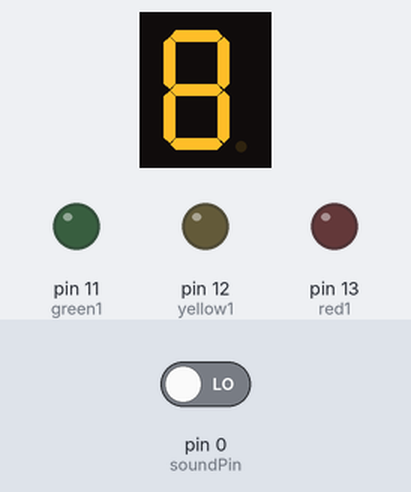
A sketch run on a simulated Arduino Uno, built with avr-gcc and run on an emulated ATmega328P. Parts: 1-digit seven-segment display, output pins drawn as LEDs (lit = HIGH). Wiring (inferred from the names in the program): 1-digit 7-segment display, segments lit when LOW: segments pin 7, pin 6, pin 5, pin 4, pin 3, pin 2, pin 1. Inputs (shaded band) come from the test bench; at power-on: pin 0 (soundPin) LOW. The segment pins are drawn as the display they are named for; pins used as bus, display or sensor lines are not drawn.

Above: at 0.1 s.
At 2.1 s:
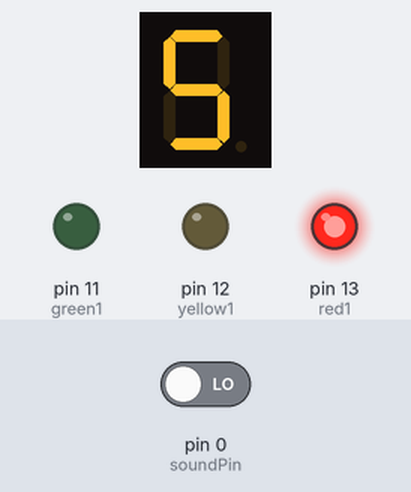
At 4.1 s:
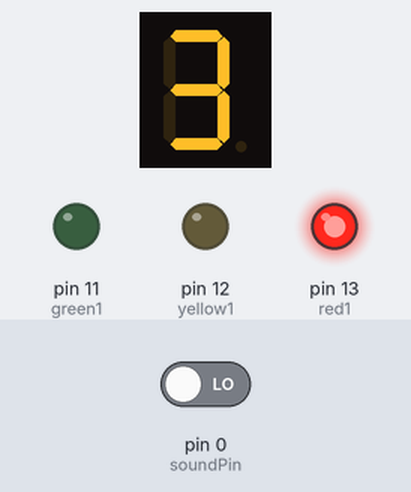
At 9.1 s:
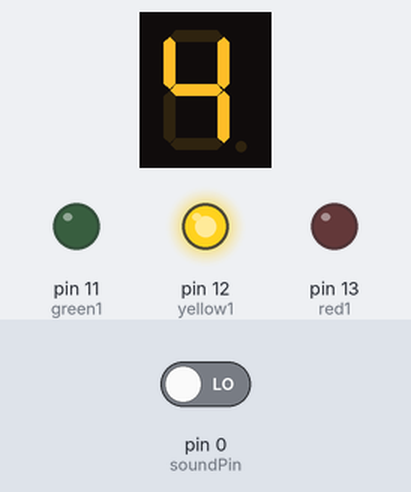
At 14.1 s:
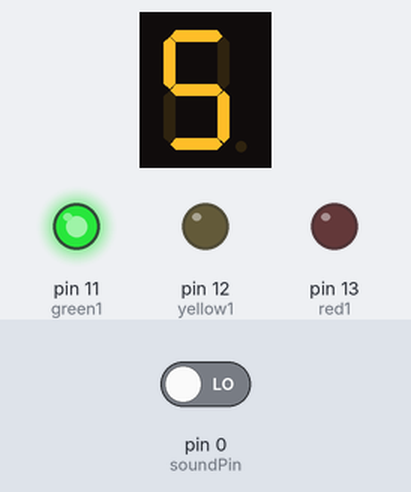
At 19.1 s:
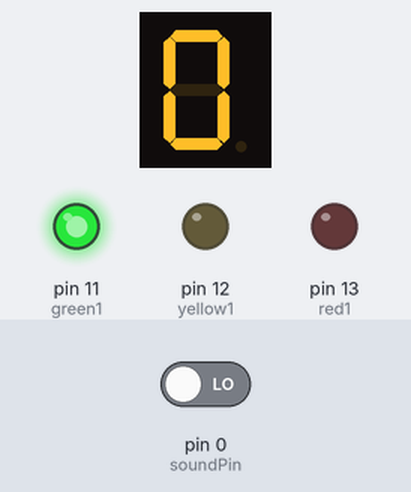
Timing chart, 0 to 39.5 s (numbered marks = the images above):
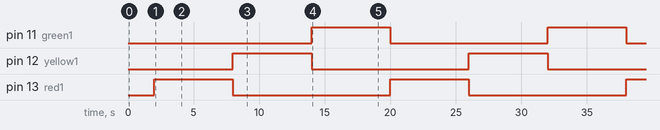

The sketch:

Code.ino
```cpp
int red1 =13;
//intializing
int yellow1=12;
int green1=11;
int soundPin=0;
#define segmentA 7
#define segmentB 6
#define segmentC 5
#define segmentD 4
#define segmentE 3
#define segmentF 2
#define segmentG 1
int i,j,r=1;
int temp=0;

void setup() {
  for(int i=11;i<=13;i++)
  pinMode(i,OUTPUT);
  pinMode(soundPin,INPUT);
  pinMode(segmentA , OUTPUT);
  pinMode(segmentB , OUTPUT);
  pinMode(segmentC , OUTPUT);
  pinMode(segmentD , OUTPUT);
  pinMode(segmentE , OUTPUT);
  pinMode(segmentF , OUTPUT);
  pinMode(segmentG , OUTPUT);
  // put your setup code here, to run once:

}

void loop() {
  delay(2000);
  int soundValue=digitalRead(soundPin);
  for(j=0;j<=100;j++){
  if(soundValue==HIGH)
  {
    red1_on();
    for(i = 7; i>=0; i--)
  {
     show_number(i);
    delay(1000);
  }

  }
  else
  {
    red1_on();
    for(i = 5; i>=0; i--)
  {
     show_number(i);
    delay(1000);
  }
  }
    yellow1_on();
    for(i = 5; i>=0; i--)
  {

     show_number(i);
    delay(1000);
    if(soundValue==HIGH)
    {
      temp=1;
      break;
    }
  }
  if(temp==1)
  {
    temp=0;
    continue;
  }
    green1_on();
    for(i = 5; i>=0; i--)
  {
     show_number(i);
    delay(1000);
  }
  }
}
  // put your main code here, to run repeatedly:


void green1_on()
{
  digitalWrite(green1, HIGH);
  digitalWrite(yellow1, LOW);
  digitalWrite(red1, LOW);
}

void yellow1_on()
{
  digitalWrite(green1, LOW);
  digitalWrite(yellow1, HIGH);
  digitalWrite(red1, LOW);
}

void red1_on()
{
  digitalWrite(green1, LOW);
  digitalWrite(yellow1, LOW);
  digitalWrite(red1, HIGH);
}
// This function displays numbers from 0 to 9
void show_number(int num)
{
  switch(num)
  {
    case 0:
    digitalWrite(segmentA, LOW);
    digitalWrite(segmentB, LOW);
    digitalWrite(segmentC, LOW);
    digitalWrite(segmentD, LOW);
    digitalWrite(segmentE, LOW);
    digitalWrite(segmentF, LOW);
    digitalWrite(segmentG, HIGH);
    break;
    case 1:
    digitalWrite(segmentA, HIGH);
    digitalWrite(segmentB, LOW);
    digitalWrite(segmentC, LOW);
    digitalWrite(segmentD, HIGH);
    digitalWrite(segmentE, HIGH);
    digitalWrite(segmentF, HIGH);
    digitalWrite(segmentG, HIGH);
    break;
    case 2:
    digitalWrite(segmentA, LOW);
    digitalWrite(segmentB, LOW);
    digitalWrite(segmentC, HIGH);
    digitalWrite(segmentD, LOW);
    digitalWrite(segmentE, LOW);
    digitalWrite(segmentF, HIGH);
    digitalWrite(segmentG, LOW);
    break;
    case 3:
    digitalWrite(segmentA, LOW);
    digitalWrite(segmentB, LOW);
    digitalWrite(segmentC, LOW);
    digitalWrite(segmentD, LOW);
    digitalWrite(segmentE, HIGH);
    digitalWrite(segmentF, HIGH);
    digitalWrite(segmentG, LOW);
    break;
    case 4:
    digitalWrite(segmentA, HIGH);
    digitalWrite(segmentB, LOW);
    digitalWrite(segmentC, LOW);
    digitalWrite(segmentD, HIGH);
    digitalWrite(segmentE, HIGH);
    digitalWrite(segmentF, LOW);
    digitalWrite(segmentG, LOW);
    break;
    case 5:
    digitalWrite(segmentA, LOW);
    digitalWrite(segmentB, HIGH);
    digitalWrite(segmentC, LOW);
    digitalWrite(segmentD, LOW);
    digitalWrite(segmentE, HIGH);
    digitalWrite(segmentF, LOW);
    digitalWrite(segmentG, LOW);
    break;
    case 6:
    digitalWrite(segmentA, LOW);
    digitalWrite(segmentB, HIGH);
    digitalWrite(segmentC, LOW);
    digitalWrite(segmentD, LOW);
    digitalWrite(segmentE, LOW);
    digitalWrite(segmentF, LOW);
    digitalWrite(segmentG, LOW);
    break;
    case 7:
    digitalWrite(segmentA, LOW);
    digitalWrite(segmentB, LOW);
    digitalWrite(segmentC, LOW);
    digitalWrite(segmentD, HIGH);
    digitalWrite(segmentE, HIGH);
    digitalWrite(segmentF, HIGH);
    digitalWrite(segmentG, HIGH);
    break;
    case 8:
    digitalWrite(segmentA, LOW);
    digitalWrite(segmentB, LOW);
    digitalWrite(segmentC, LOW);
    digitalWrite(segmentD, LOW);
    digitalWrite(segmentE, LOW);
    digitalWrite(segmentF, LOW);
    digitalWrite(segmentG, LOW);
    break;
    case 9:
    digitalWrite(segmentA, LOW);
    digitalWrite(segmentB, LOW);
    digitalWrite(segmentC, LOW);
    digitalWrite(segmentD, LOW);
    digitalWrite(segmentE, HIGH);
    digitalWrite(segmentF, LOW);
    digitalWrite(segmentG, LOW);
    break;
    default:
    digitalWrite(segmentA, HIGH);
    digitalWrite(segmentB, LOW);
    digitalWrite(segmentC, LOW);
    digitalWrite(segmentD, LOW);
    digitalWrite(segmentE, LOW);
    digitalWrite(segmentF, HIGH);
    digitalWrite(segmentG, LOW);
    break;
  }
}
```

Measured:
- by itself, pin 11 (green1), pin 12 (yellow1), pin 13 (red1): alternates HIGH for 6.0 s and LOW for 12.0 s
- by itself, everything shown: repeats every 18.0 s, in 18 steps
- what the display in image 1 shows lasts 1.0 s, from 2.0 s to 3.0 s
